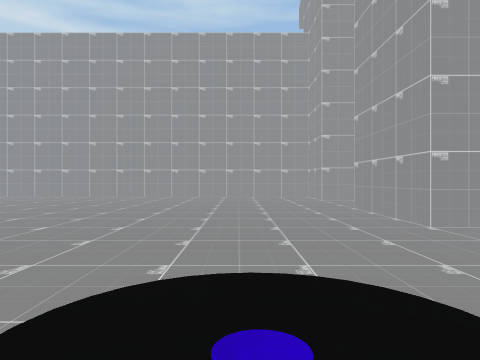
view 1 (above)

19 first-person views from a walk through a 3-D level made in the Unity game engine. The camera is 0.62 m above the floor, looks level and sees 70° across. The floor is counted in squares, 1 m on a side. Each view is taken from the middle of a square. On the plan, view 1 faces up. The plan holds only what a view shows up to about 10 squares ahead; the rest is blank. The place goes on beyond the plan.

view 2
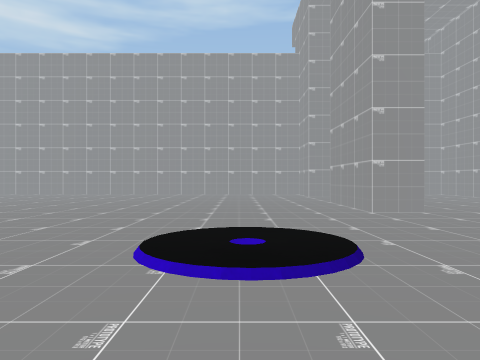

view 3
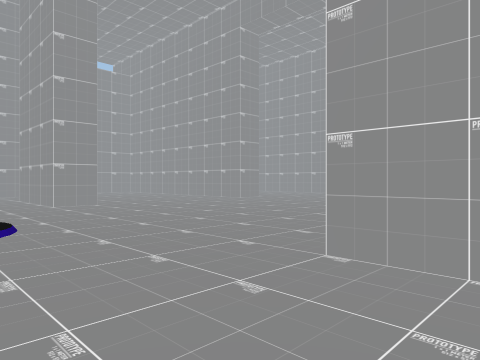

view 4
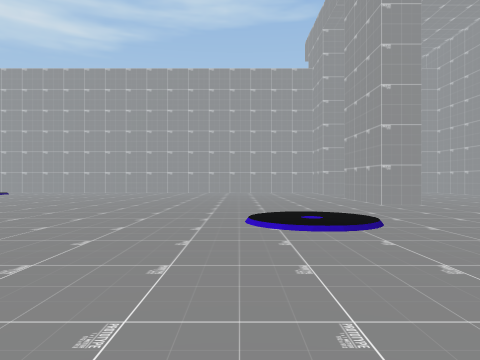

view 5
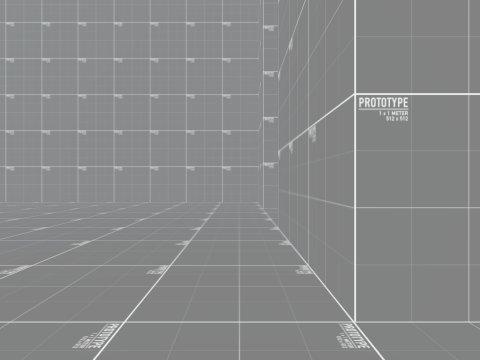

view 6
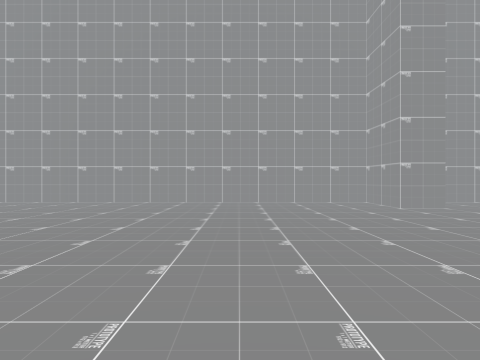

view 7
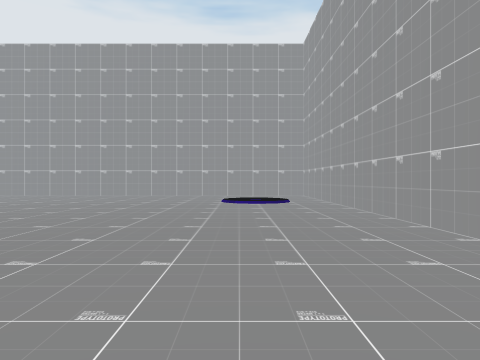

view 8
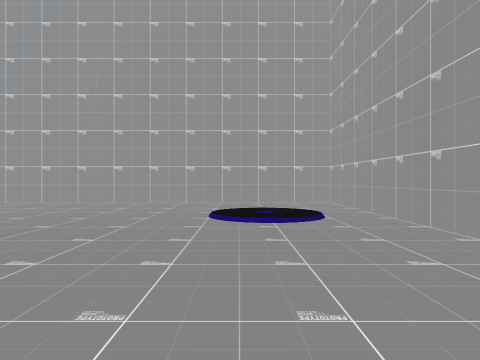

view 9
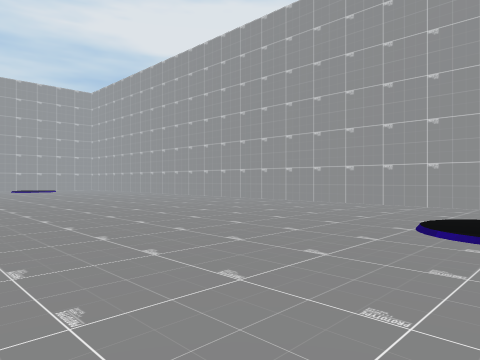

view 10
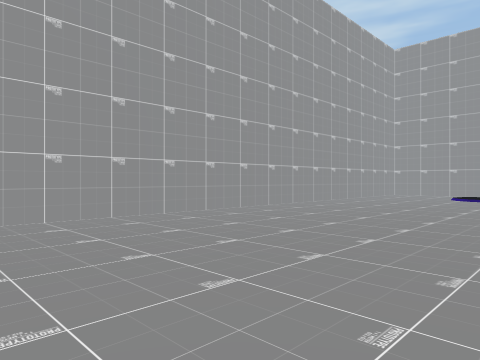

view 11
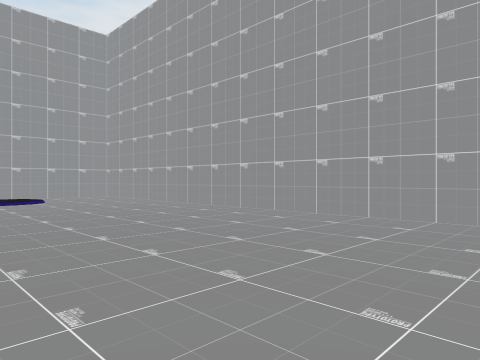

view 12
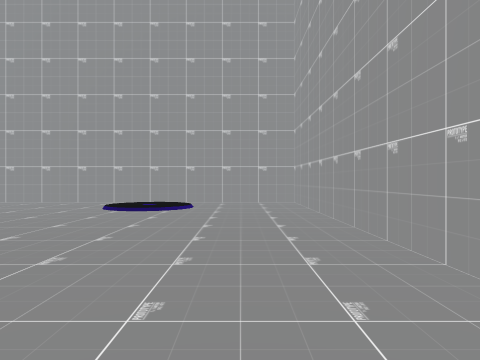

view 13
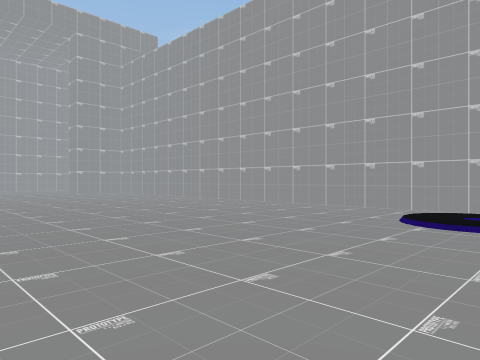

view 14
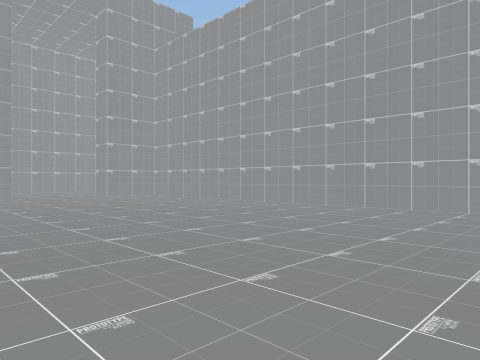

view 15
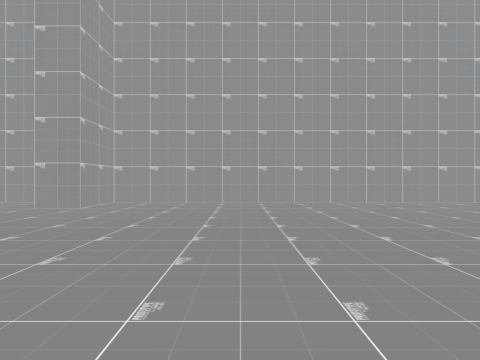

view 16
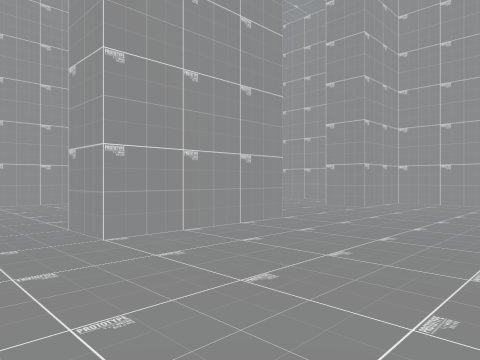

view 17
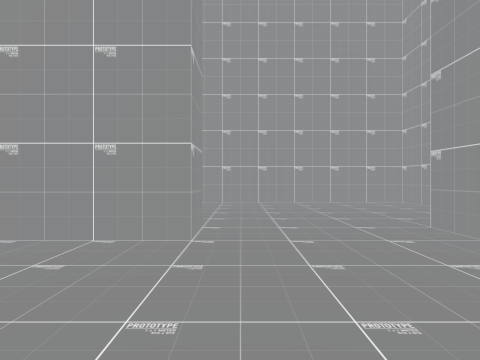

view 18
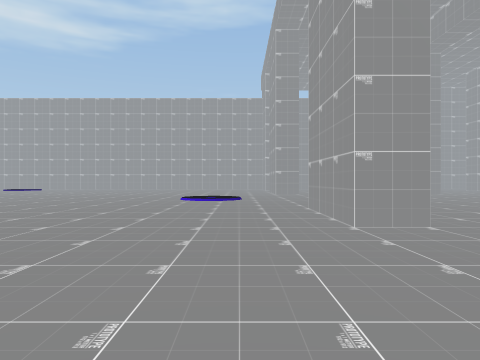

view 19
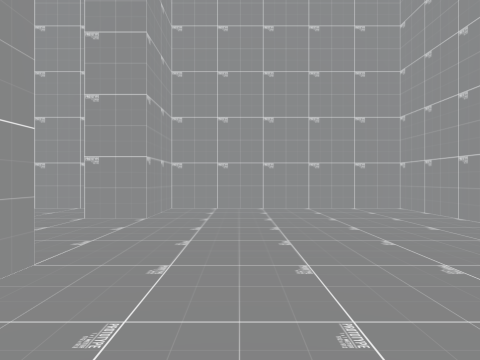

### Floor plan
Points are (right, up) in squares from view 1. A wall is a line through its corners. A room is listed if a view was taken in it or the views show most of it. See-through windows are left out.
Room 1 (views 1, 2, 3, 4, 5, 6, 7, 8, 9, 10, 11, 12, 13, 14, 15, 16, 17, 18, 19)
walls: (3.6, 4.5) (2.5, 4.5) (2.5, 7.5); (3.6, -5.5) (2.5, -5.5) (2.5, -2.5) (3.5, -2.5); (4.6, -10.5) (8.5, -10.5); (8.5, 12.5) (3.5, 12.5) (3.5, 10.5) (2.5, 10.5) (2.5, 12.5) (-15.5, 12.5) (-15.5, -10.5) (2.5, -10.5) (2.5, -8.5) (3.5, -8.5)

Positions as (right, up) in squares from view 1, and headings:
1: (0, 0), facing up
2: (0, -2), facing up
3: (0, -4), facing up-right
4: (-1, -4), facing up
5: (2, 3), facing up
6: (-1, 3), facing up
7: (-2, 10), facing left
8: (-6, 10), facing left
9: (-7, 11), facing down-left
10: (-10, -2), facing up-left
11: (-10, 2), facing down-left
12: (-14, -1), facing down
13: (-13, -3), facing down-right
14: (-10, -3), facing down-right
15: (-1, -1), facing down
16: (-1, -1), facing down-right
17: (-1, -6), facing right
18: (1, -10), facing up
19: (5, 5), facing up
